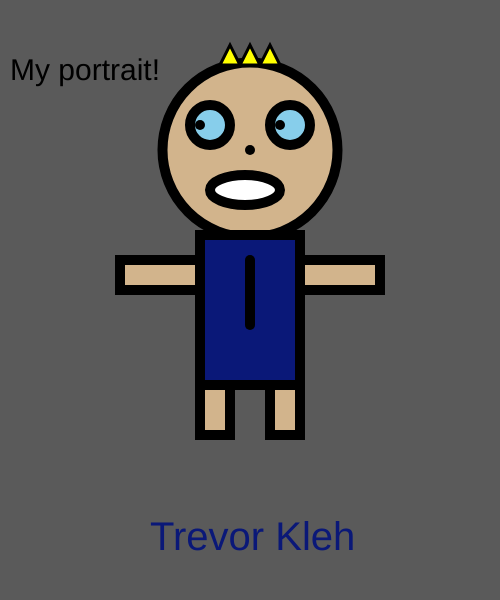
Frame 1 (no input)
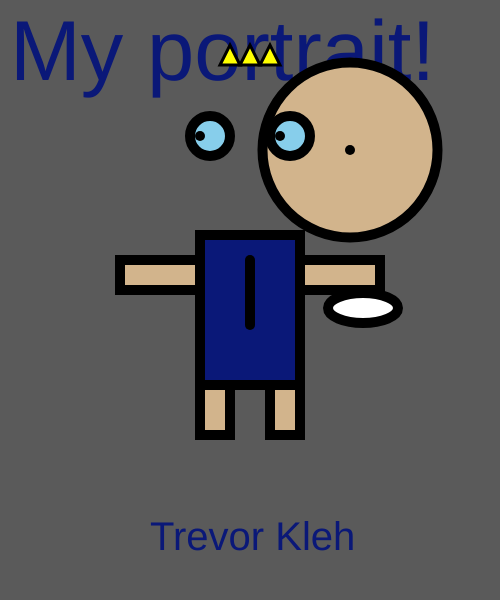
Frame 60 (no input)
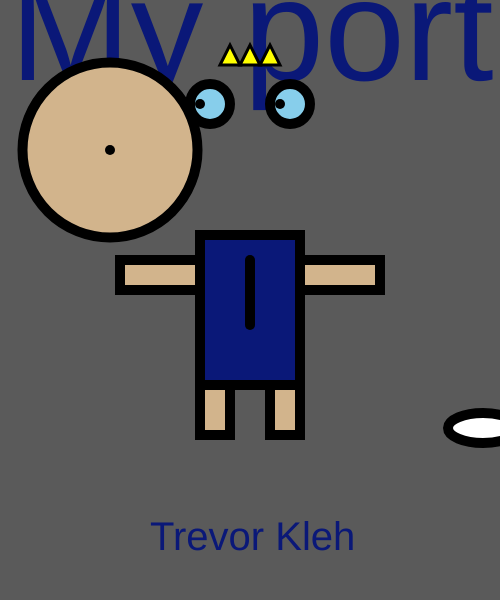
Frame 120 (the mouse pressed at the canvas centre since frame 60)

The p5.js sketch that drew these frames (run headless with seeded random() and noise() and a simulated clock; from frame 60 on, the mouse is pressed at the canvas centre):

// p5.js sketch
// ── sketch.js
var headX = 250;
var headY = 150;
var headDirection = 4;

var bodyX = 200;
var bodyY = 235;
var bodyDirection = 3;

var noseX = 250;
var noseY = 150;

var eyeY1 = 125;
var eyeY2 = 125;
var eyeDirection1 = 1;
var eyeDirection2 = 1;

var mouthX = 245;
var mouthY = 190;
var mouthTargetX = 500;
var mouthTargetY = 600;
var mouthSpeed = 2;
var mouthDirection =1;

var TextSizeDirection = 1;
var TextSize = 30;  
var TextSizeChangeRate = 5; 
var maxTextSize = 150; 
var minTextSize = 30; 


var size = 22;
var count = 0;
var sizeDirection = 2;
function setup()
    {
    createCanvas(500, 600);
    }

    function draw()
    {
        background(90,90,90);
        textSize(TextSize)
        text("My portrait!", 10,80);
        TextSize += TextSizeDirection * TextSizeChangeRate; // IDK why this one was hard for me.
        if (TextSize >= maxTextSize || TextSize <= minTextSize) 
            {
            TextSizeDirection *= -1; 
            }
    
        // head
        strokeWeight(10)
        fill(210,180,140);
        circle(headX,headY,175);
        headX += headDirection;
    if (headX >= 418 || headX <= 82) 
        {
            headDirection *= -1; 
        }

       
        // eyes
        strokeWeight(10);
        fill(135,206,235);
        circle(210,eyeY1,40);
        circle(290,eyeY2,40);
        point(200,eyeY1);
        point(280,eyeY2);
        eyeY1 += eyeDirection1
        eyeY2 += eyeDirection2
        if (eyeY1 >= 160 || eyeY1 <= 90) {
            eyeDirection1 *= -1;
        }
        if (eyeY2 >= 160 || eyeY2 <= 90) {
            eyeDirection2 *= -1; 
        }
    
        // nose
        fill(255);
        point(noseX,noseY);
       noseX = headX
       noseY = headY

        
        // mouth
        ellipse(mouthX, mouthY, 70, 30)

    if (mouthDirection == 1) 
    {
        if (mouthX < mouthTargetX) 
            {
            mouthX += mouthSpeed;  
            }
        if (mouthY < mouthTargetY) 
            {
            mouthY += mouthSpeed;  
            }
    } 
    else {  
        if (mouthX > mouthTargetX) 
            {
            mouthX -= mouthSpeed;  
            }
        if (mouthY > mouthTargetY) 
            {
            mouthY -= mouthSpeed;  
            }
    }

        // Once the mouth reaches each of the target spots, reverse the direction
    if (mouthX >= 500 && mouthY >= 600) 
    {
        // When the mouth makes it to the bottom right, it will turn around and go top-left.
        mouthDirection = -1;  
        mouthTargetX = 0;     
        mouthTargetY = 0; 
    } 
    else if (mouthX <= 0 && mouthY <= 0) 
    {
        // When the mouth makes it to top-left, it will turn around and head bottom right again
        mouthDirection = 1;   
        mouthTargetX = 500;   
        mouthTargetY = 600;   
    }
        // body
        fill(10, 24, 120);
        rect(200,235,100,150);
        line(250,260,250,325);
        
        // right arm
        fill(210,180,140);
        rect(300,260,80,30);
        // left arm
        rect(120,260,80,30);
        // left leg
        rect(200,385,30,50);
        // right leg
        rect(270,385,30,50);
        // hair
        strokeWeight(3);
        fill(255, 255, 0);
        triangle(220,65,230,45,240,65);
        triangle(240,65,250,45,260,65);
        triangle(260,65,270,45,280,65);

        fill(10, 24, 120);
        textSize(40);
        text("Trevor Kleh",150,550);          
    }
